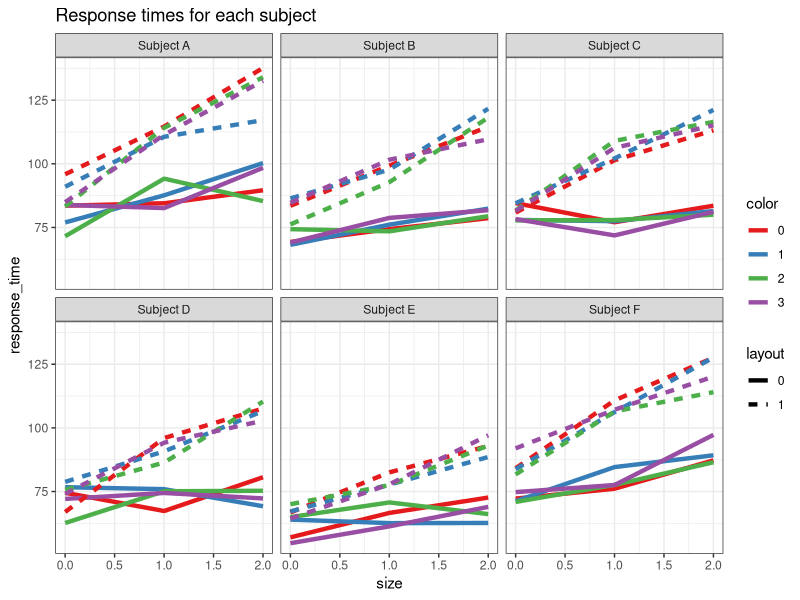

Source code (R): (Note: this script raises an error after producing the figure.)
## ---- chunk 1
library(tidyverse)
library(afex)       # for aov_ez()
library(parallel)   # for parLapply()
## ---- chunk 2
format_num <- function(nums, sigdigits = 3) gsub("\\.$", "", formatC(nums, sigdigits, format = "fg", flag="#"))
## ---- chunk 3
set.seed(543) # make the output consistent
SUBJECT_COUNT = 6

data <- expand.grid(
  subject = paste('Subject', LETTERS[1:SUBJECT_COUNT]), # subject IDs
  layout = 0:1, # independent variable
  size = 0:2, # independent variable
  color = 0:3, # independent variable
  repetition = 1:20 # each subject runs in each condition multiple times
)
## ---- chunk 4
# build a table of subject performance multipliers
individualDifferences <- tibble(subject = unique(data$subject))
individualDifferences$handicap <- rnorm(SUBJECT_COUNT, 20, 4) # individual differences

# put it in the main dataset
data <- data %>% left_join(individualDifferences, by = "subject")
## ---- chunk 5

# simulate the response times with a clean model
data <- 
  data %>% 
  mutate(
  response_time = 
    layout * .4 + # main effect of layout
    size * .2 + # main effect of size
    color * 0 + 
    layout * size * .6 + # 2-way interaction
    size * color * 0 + 
    layout * color * 0 + 
    layout * size * color * 0
)

# add some reponse noise
data <- data %>% mutate(response_time = response_time + rnorm(n()))

# add noise from individual handicaps
data <- data %>% mutate(response_time = 30 + handicap*2 + response_time * handicap)

## ---- chunk 6
data <- 
  data %>% 
  mutate(
    subject = factor(subject), 
    layout = factor(layout), 
    color = factor(color)
  )
## ---- chunk 7
data %>% 
  group_by(layout, size, color, subject) %>% 
  summarize(response_time = mean(response_time)) %>% 
ggplot() + 
  aes(y=response_time, x=size, linetype=layout, color=color, 
      group=paste(layout,color,subject)) + 
  geom_line(size=1.5) + 
  scale_color_brewer(palette='Set1') + 
  facet_wrap(~subject) + 
  labs(title='Response times for each subject') +
  theme_bw()
## ---- chunk 8
results = afex::aov_ez(
  data = data, 
  id = 'subject', # subject id column
  dv = 'response_time', # dependent variable
  within = c('layout', 'size', 'color'), # within-subject independent variables
  between = NULL ,# between-subject independent variables
  fun_aggregate = mean, # average multiple repetitions together for each subject*condition
  anova_table = list(es = 'ges') # effect size = generalized eta squared
)
## ---- chunk 9
anova_results <- 
  results$anova_table %>% 
  rownames_to_column('effect') %>%  # put effect names in a column
  select(-`Pr(>F)`) # no need to show p-values
  
anova_results %>% as.tibble()
## ---- chunk 10
# data used for bootstrapping will collapse by each subject-condition combination
data_aggregated <- data %>% 
  group_by(layout, size, color, subject) %>% 
  summarize(response_time = mean(response_time))
## ---- chunk 11

# run one iteration of the bootstrap procedure
analyze_one_iteration <- function(x) {
  subjects <- unique(data_aggregated$subject)
  
  # select subjects at random with replacement
  sampled_subjects <- sample(subjects, length(subjects), replace=TRUE)
  
  # get all the results for one subject
  # and give them a new unique subject id
  get_one_subjects_data <- function(i) {
    data_aggregated %>% 
      filter(subject == sampled_subjects[i]) %>% 
      mutate(subject = paste(sampled_subjects[i], i))
  }
  
  # get all of the boostrapped subjects' data
  boot_data <- lapply(1:length(sampled_subjects), get_one_subjects_data) %>% 
    bind_rows()
  
  # compute the effect sizes the same way we did without bootstrapping
  afex::aov_ez(
    data = boot_data, 
    id = 'subject', # subject id column
    dv = 'response_time', # dependent variable
    within = c('layout', 'size', 'color'), # within-subject independent variables
    between = NULL ,# between-subject independent variables
    #fun_aggregate = mean,
    anova_table = list(es = 'ges') # effect size = generalized eta squared
  )$anova_table %>% 
    as.tibble() %>% 
    rownames_to_column('effect') %>% # put effect names in a column
    return()
}
## ---- chunk 12

# run many iterations of the bootstrap procedure
analyze_many_iterations = function (bootstrap_iteration_count) {
  # each core needs to reload the libraries
  library(tidyverse)
  library(afex)
  lapply(1:bootstrap_iteration_count, function(x) analyze_one_iteration(x)) %>% 
    bind_rows()
}
## ---- chunk 13
BOOTSTRAP_COUNT <- 100 # at least 5k recommended. Use lower values for quicker testing.

# Initiate cluster
core_count <- detectCores() - 1
core_count <- ifelse(core_count < 1, 1, core_count)
my_cluster <- makeCluster(core_count)
# make sure each core in the cluster defines these functions
clusterExport(my_cluster, "analyze_one_iteration")
clusterExport(my_cluster, "data_aggregated")
# how many times should each core iterate 
bootstrap_iteration_count <- BOOTSTRAP_COUNT / core_count
# run the bootstrap and output the time
system.time(
  boot_results <- parLapply(
    my_cluster, # the cluster of cores
    rep(bootstrap_iteration_count, core_count), # how many runs for each core
    analyze_many_iterations) # the function to run in each core
)
# the cluster is no longer needed
stopCluster(my_cluster)
# cleanup
rm(core_count, my_cluster, bootstrap_iteration_count, data_aggregated)
## ---- chunk 14
# inner 95%
PERCENTILE_LO <- 0.025
PERCENTILE_HI <- 0.975

# put all the boostraped results together
boot_results <- bind_rows(boot_results)
boot_results <- 
  boot_results %>% 
  group_by(effect) %>% 
  summarize(
    effectsize_conf_low = unname(quantile(ges, probs = PERCENTILE_LO)),
    effectsize_conf_high = unname(quantile(ges, probs = PERCENTILE_HI)))

# add the low and hi end estimates to the effect size table
anova_results <- 
  anova_results %>% 
  left_join(boot_results, by = 'effect')
# show the table
anova_results %>% as.tibble()
## ---- chunk 15

anova_results %>% 
  # reverse order the factors so that they appear in proper order in the plot
  mutate(effect = fct_rev(fct_inorder(effect))) %>% 
  
  # plot and mapping
  ggplot(aes(x = effect, y = ges, ymin = effectsize_conf_low, ymax = effectsize_conf_high)) +
    # reference line of no-effect
    geom_hline(yintercept = 0, linetype = 'dotted') +
    # point- and interval-estimates
    geom_pointrange() +
    # ensures that we see the reference line
    expand_limits(x = 0) +
    # labels
    labs(y = expression(paste('Effect size ', eta[G]^2))) +
    # flip to horizontal plot and apply black-and-white theme
    coord_flip() +
    theme_bw()

## ---- chunk 16
# format the anova results for a report, and trim to 3 significant digits
formatGES <- function(anova_table, effectName) {
  cutoff = 0.01
  row = (1:nrow(anova_table))[anova_table$effect == effectName]
  return(paste0(
    'F~',
    signif(anova_table[row, 'num Df'], 3), ',',
    signif(anova_table[row, 'den Df'], 3), '~ = ',
    signif(anova_table[row, 'F'], 3), ', $\\eta_{G}^{2}$ = ',
    signif(anova_table[row, 'ges'], 3), '  95% CI [',
    signif(anova_table[row, 'effectsize_conf_low'], 3), ', ',
    signif(anova_table[row, 'effectsize_conf_high'], 3), ']'
  ))
}
